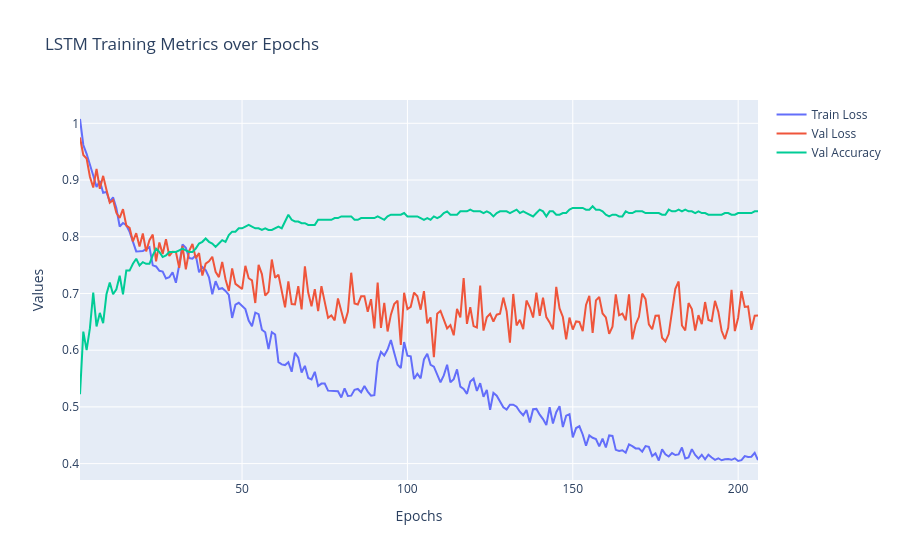

The notebook cell saved with this chart:
### Code cell
epochs = logs["epochs"]
train_loss = logs["train_loss"]
val_loss = logs["val_loss"]
val_acc = logs["val_acc"]

fig = go.Figure()
fig.add_trace(go.Scatter(x=epochs, y=train_loss, mode="lines", name="Train Loss"))
fig.add_trace(go.Scatter(x=epochs, y=val_loss, mode="lines", name="Val Loss"))
fig.add_trace(go.Scatter(x=epochs, y=val_acc, mode="lines", name="Val Accuracy"))

fig.update_layout(
    title="LSTM Training Metrics over Epochs",
    xaxis_title="Epochs",
    yaxis_title="Values",
    hovermode="x unified"
)

fig.show()

### Figure 1 — Plotly figure (JSON) as saved in the notebook; plotly's stock layout.template omitted (floating-point values rounded to 4 significant figures; data arrays with more than 128 entries replaced by an {"elided": "..."} marker saying what was removed)
{"data": [{"mode": "lines", "name": "Train Loss", "type": "scatter", "x": {"elided": "206 int values"}, "y": {"elided": "206 float values"}}, {"mode": "lines", "name": "Val Loss", "type": "scatter", "x": {"elided": "206 int values"}, "y": {"elided": "206 float values"}}, {"mode": "lines", "name": "Val Accuracy", "type": "scatter", "x": {"elided": "206 int values"}, "y": {"elided": "206 float values"}}], "layout": {"hovermode": "x unified", "title": {"text": "LSTM Training Metrics over Epochs"}, "xaxis": {"title": {"text": "Epochs"}}, "yaxis": {"title": {"text": "Values"}}}}
